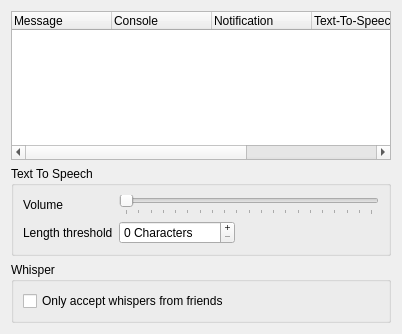
<?xml version="1.0" encoding="UTF-8"?>
<ui version="4.0">
 <class>LogConfig</class>
 <widget class="QWidget" name="LogConfig">
  <property name="geometry">
   <rect>
    <x>0</x>
    <y>0</y>
    <width>402</width>
    <height>334</height>
   </rect>
  </property>
  <property name="windowTitle">
   <string>Messages</string>
  </property>
  <layout class="QVBoxLayout">
   <item>
    <widget class="QTreeWidget" name="qtwMessages">
     <property name="alternatingRowColors">
      <bool>true</bool>
     </property>
     <property name="selectionMode">
      <enum>QAbstractItemView::SingleSelection</enum>
     </property>
     <property name="rootIsDecorated">
      <bool>false</bool>
     </property>
     <property name="uniformRowHeights">
      <bool>true</bool>
     </property>
     <property name="itemsExpandable">
      <bool>false</bool>
     </property>
     <column>
      <property name="text">
       <string>Message</string>
      </property>
     </column>
     <column>
      <property name="text">
       <string>Console</string>
      </property>
     </column>
     <column>
      <property name="text">
       <string>Notification</string>
      </property>
     </column>
     <column>
      <property name="text">
       <string>Text-To-Speech</string>
      </property>
     </column>
     <column>
      <property name="text">
       <string>Soundfile</string>
      </property>
     </column>
     <column>
      <property name="text">
       <string>Path</string>
      </property>
     </column>
    </widget>
   </item>
   <item>
    <widget class="QGroupBox" name="qgbTTS">
     <property name="title">
      <string>Text To Speech</string>
     </property>
     <layout class="QGridLayout">
      <item row="0" column="0">
       <widget class="QLabel" name="qlVolume">
        <property name="text">
         <string>Volume</string>
        </property>
        <property name="buddy">
         <cstring>qsVolume</cstring>
        </property>
       </widget>
      </item>
      <item row="0" column="1" colspan="2">
       <widget class="QSlider" name="qsVolume">
        <property name="toolTip">
         <string>Volume of Text-To-Speech Engine</string>
        </property>
        <property name="whatsThis">
         <string>&lt;b&gt;This is the volume used for the speech synthesis.&lt;/b&gt;</string>
        </property>
        <property name="maximum">
         <number>100</number>
        </property>
        <property name="singleStep">
         <number>5</number>
        </property>
        <property name="pageStep">
         <number>20</number>
        </property>
        <property name="orientation">
         <enum>Qt::Horizontal</enum>
        </property>
        <property name="tickPosition">
         <enum>QSlider::TicksBelow</enum>
        </property>
        <property name="tickInterval">
         <number>5</number>
        </property>
       </widget>
      </item>
      <item row="1" column="0">
       <widget class="QLabel" name="qlThreshold">
        <property name="text">
         <string>Length threshold</string>
        </property>
        <property name="buddy">
         <cstring>qsbThreshold</cstring>
        </property>
       </widget>
      </item>
      <item row="1" column="1">
       <widget class="QSpinBox" name="qsbThreshold">
        <property name="toolTip">
         <string>Message length threshold for Text-To-Speech Engine</string>
        </property>
        <property name="whatsThis">
         <string>&lt;b&gt;This is the length threshold used for the Text-To-Speech Engine.&lt;/b&gt;&lt;br /&gt;Messages longer than this limit will not be read aloud in their full length.</string>
        </property>
        <property name="buttonSymbols">
         <enum>QAbstractSpinBox::PlusMinus</enum>
        </property>
        <property name="suffix">
         <string> Characters</string>
        </property>
        <property name="maximum">
         <number>5000</number>
        </property>
        <property name="singleStep">
         <number>10</number>
        </property>
       </widget>
      </item>
      <item row="1" column="2">
       <spacer>
        <property name="orientation">
         <enum>Qt::Horizontal</enum>
        </property>
        <property name="sizeHint" stdset="0">
         <size>
          <width>8</width>
          <height>16</height>
         </size>
        </property>
       </spacer>
      </item>
     </layout>
    </widget>
   </item>
   <item>
    <widget class="QGroupBox" name="qgbWhisper">
     <property name="title">
      <string>Whisper</string>
     </property>
     <layout class="QVBoxLayout" name="verticalLayout">
      <item>
       <widget class="QCheckBox" name="qcbWhisperFriends">
        <property name="toolTip">
         <string>If checked you will only hear whispers from users you added to your friend list.</string>
        </property>
        <property name="text">
         <string>Only accept whispers from friends</string>
        </property>
       </widget>
      </item>
     </layout>
    </widget>
   </item>
  </layout>
 </widget>
 <resources/>
 <connections/>
</ui>
